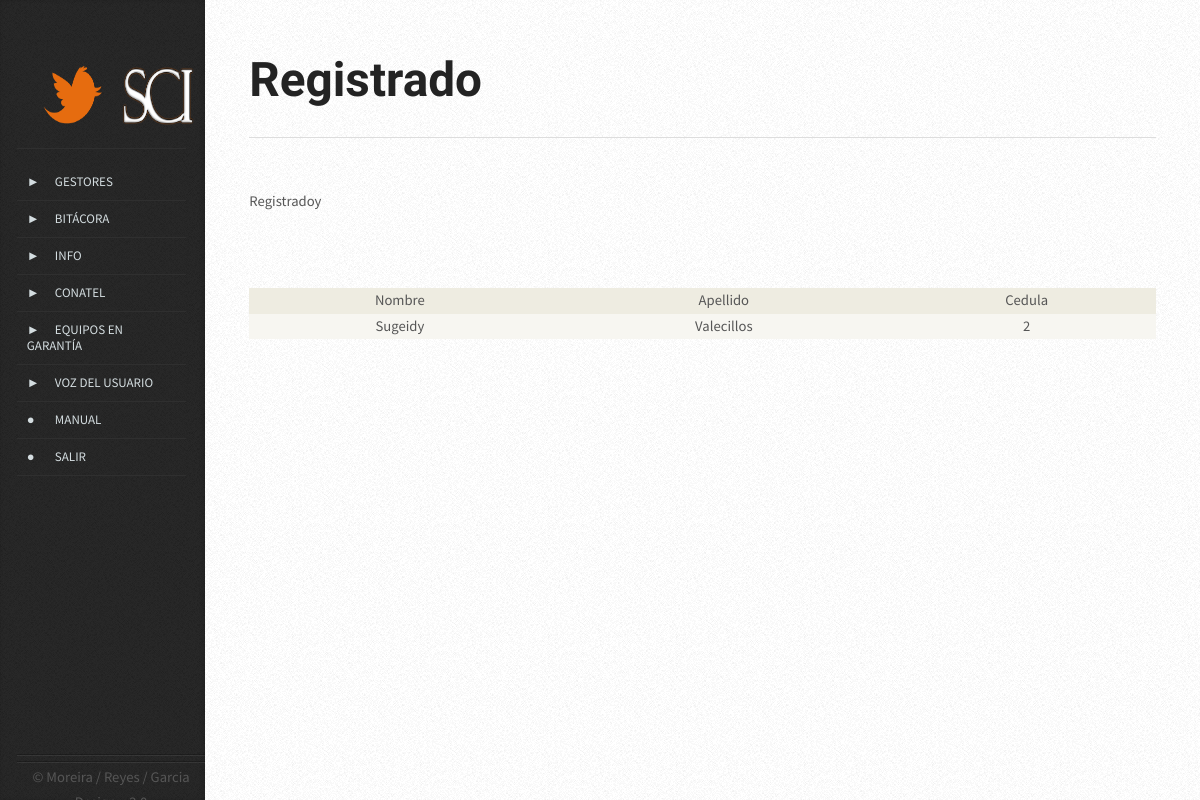
Page /vista/empleado_registrado.php (signed in) on the committed database.
### tables this page shows
CREATE TABLE `empleado` (
  `emp_cod` smallint(5) unsigned NOT NULL AUTO_INCREMENT,
  `emp_nombre` varchar(200) NOT NULL,
  `emp_apellido` varchar(200) NOT NULL,
  `emp_cedula` int(10) NOT NULL,
  `emp_login` varchar(20) DEFAULT NULL,
  `emp_perfil` int(1) NOT NULL,
  `emp_clave` varchar(32) DEFAULT NULL,
  PRIMARY KEY (`emp_cod`),
  UNIQUE KEY `emp_cedula` (`emp_cedula`)
);

### modelo/mod_empleado.php (called while the page is built, shortened)
<?php
class empleado{
		public function mostrar($mysqlconn){
		$query= "SELECT emp_nombre, emp_apellido , emp_cedula, emp_login, emp_clave FROM empleado ORDER BY emp_cod DESC LIMIT 1";
		$consulta= mysqli_query($mysqlconn, $query) or die ("Consulta Errónea: ".mysqli_error($consulta));
		if($consulta){
			return ($consulta);
			}
		}
}
?>

### controlador/con_listarEmpleado1.php (the view, shortened to what this page needs)
<?php
                               $conexion = new Connex();
                               $mysqlconn= $conexion->conectar();
require("../modelo/mod_empleado.php");
 $consulta= new empleado();
 $listar=$consulta-> mostrar ($mysqlconn);
    if(mysqli_num_rows($listar)>0){
?>
<table width=" " border="2" bgcolor="#dcdcdc" align="right" id="listado" >
<thead >
  <tr bgcolor="#000000" >
  <th align="center" bgcolor="#eeece1">Nombre</th>
  <th align="center" bgcolor="#eeece1">Apellido</th>
  <th align="center" bgcolor="#eeece1">Cedula</th>
 </tr>
 </thead>
 <?php
 for($i=0; $i<mysqli_num_rows($listar); $i++){
 $row= mysqli_fetch_array($listar, MYSQLI_ASSOC);
 $emp_nombre=$row["emp_nombre"];
 $emp_apellido=$row["emp_apellido"];
 $emp_cedula=$row["emp_cedula"];
 ?>
 <tr>
 <td align="center" bgcolor="#f7f6f1"><?php echo $emp_nombre;?>
 <td align="center" bgcolor="#f7f6f1"><?php echo $emp_apellido;?>
 <td align="center" bgcolor="#f7f6f1"><?php echo $emp_cedula;?>
 <?php }?>
</table>
 <?php }?>

### vista/css/style.css (style rules this page uses)
body { background-color: #e8e8e8; background-image: url('images/bg02.png'); }
body,input,textarea,select { font-family: 'Source Sans Pro', sans-serif; font-weight: 400; color: #565656; }
p, ul, ol, dl, table { margin-bottom: 1em; }
table { width: 100%; height: 5%; }

### vista/css/style-desktop.css (style rules this page uses)
body { height: 100%; }
body,input,textarea,select { line-height: 1.75em; }

### vista/css/style-narrow.css (style rules this page uses)
body { min-width: 1000px; }
body,input,textarea,select { font-size: 11pt; }

### rows in the picture
empleado: emp_nombre "Sugeidy", emp_apellido "Valecillos", emp_cedula "2"
